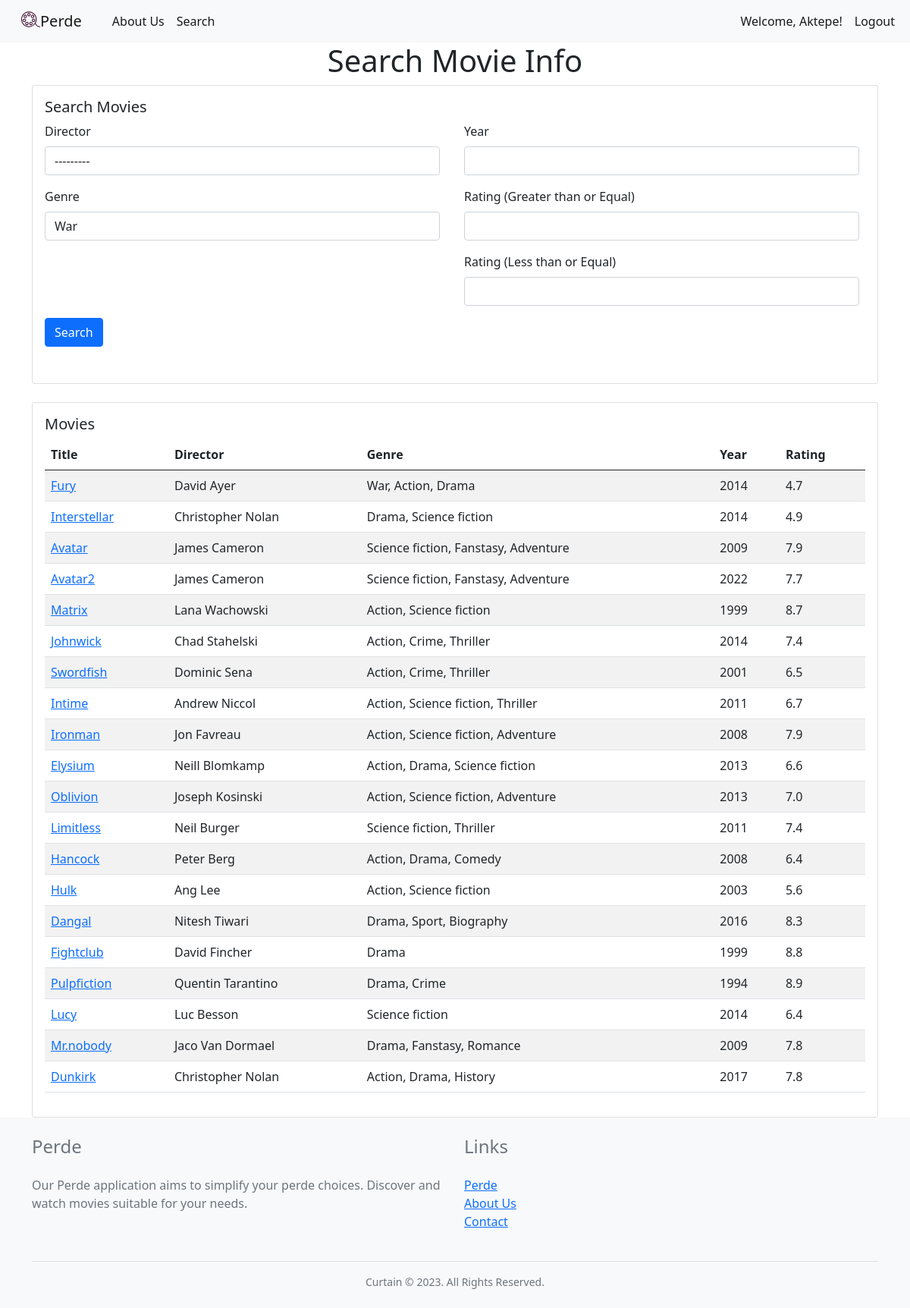
The page /searchMovie/ (signed in) on the database its author committed.
### HomeApp/models.py (models this page shows, shortened)
class Director(models.Model):
    name = models.CharField(max_length=100)
    birth_day = models.DateField(blank=True, null=True)
    country = models.CharField(max_length=100, blank=True, null=True)
    def __str__(self):
        return self.name

class Genre(models.Model):
    name = models.CharField(max_length=100)
    def __str__(self):
        return self.name

class Movie(models.Model):
    title = models.CharField(max_length=100)
    description = models.TextField()
    year = models.IntegerField()
    rating = models.FloatField()
    genre = models.ManyToManyField(Genre, related_name='movies')
    director = models.ForeignKey(Director, on_delete=models.CASCADE, related_name='movies')
    actors = models.ManyToManyField(Actor, related_name='movies')
    runtime = models.IntegerField()
    poster = models.CharField(max_length=200)
    trailer = models.CharField(max_length=200, null=True)
    link = models.CharField(max_length=200, null=True)

### HomeApp/views.py (the view)
# urls.py: path('searchMovie/',HomeApp.views.searchMovie, name= 'searchMovie'),
def searchMovie(request):
    movie = Movie.objects.all()
    filters = FilterMovie(request.GET, queryset= movie)
    context = {'filters': filters }
    return render(request,'searchMovie.html',context)

### HomeApp/templates/searchMovie.html (shortened to what this page needs)
<!DOCTYPE html>
<html>
<head>
</head>
{% extends 'base.html' %}
{% block content %}
<h1 align ="center ">Search Movie Info </h1>
<div class="container">
    <div class="card mb-4">
        <div class="card-body">
            <h5 class="card-title">Search Movies</h5>
            <form method="get" class="mb-3">
                <div class="row">
                    <div class="col-md-6">
                        <div class="mb-3 me-2">
                            <label for="id_director" class="form-label me-2">Director</label>
                            <select id="id_director" name="director" class="form-control">
                                {% for choice in filters.form.director.field.choices %}
                                    <option value="{{ choice.0 }}"{% if filters.form.director.value == choice.0 %} selected{% endif %}>{{ choice.1 }}</option>
                                {% endfor %}
                            </select>
                        </div>
                        <div class="mb-3 me-2">
                            <label for="id_genre" class="form-label me-2">Genre</label>
                            <select id="id_genre" name="genre" class="form-control">
                                {% for choice in filters.form.genre.field.choices %}
                                    <option value="{{ choice.0 }}"{% if filters.form.genre.value == choice.0 %} selected{% endif %}>{{ choice.1 }}</option>
                                {% endfor %}
                            </select>
                        </div>
                    </div>
                    <div class="col-md-6">
                        <div class="mb-3 me-2">
                            <label for="id_year" class="form-label me-2">Year</label>
                            <input type="number" id="id_year" name="year" value="{{ filters.form.year.value }}" class="form-control">
                        </div>
                        <div class="mb-3 me-2">
                            <label for="id_rating__gte" class="form-label me-2">Rating (Greater than or Equal)</label>
                            <input type="number" id="id_rating__gte" name="rating__gte" value="{{ filters.form.rating__gte.value }}" class="form-control">
                        </div>
                        <div class="mb-3 me-2">
                            <label for="id_rating__lte" class="form-label me-2">Rating (Less than or Equal)</label>
                            <input type="number" id="id_rating__lte" name="rating__lte" value="{{ filters.form.rating__lte.value }}" class="form-control">
                        </div>
                    </div>
                </div>
                <button type="submit" class="btn btn-primary mb-3">Search</button>
            </form>
        </div>
    </div>
    <div class="card">
        <div class="card-body">
            <h5 class="card-title">Movies</h5>
            <table class="table table-striped table-hover">
                <thead>
                    <tr>
                        <th scope="col">Title</th>
                        <th scope="col">Director</th>
                        <th scope="col">Genre</th>
                        <th scope="col">Year</th>
                        <th scope="col">Rating</th>
                    </tr>
                </thead>
                <tbody>
                    {% for item in filters.qs %}
                    <tr>
                        <td><a href="/movie/{{item.title}}">{{item.title}}</a></td>
                        <td>{{item.director}}</td>
                        <td>
                            {% for genre in item.genre.all %}
                            {{ genre.name }}{% if not forloop.last %}, {% endif %}
                            {% endfor %}
                        </td>
                        <td>{{item.year}}</td>
                        <td>{{item.rating}}</td>
                    </tr>
                    {% endfor %}
                </tbody>
            </table>
        </div>
    </div>
</div>
{% endblock %}

### HomeApp/templates/base.html (shortened to what this page needs)
{% load static %}
<!DOCTYPE html>
<html lang="en">
<head>
    <link rel="stylesheet" href="{% static 'base.css' %}">
    <link href="https://cdn.jsdelivr.net/npm/bootstrap@5.0.2/dist/css/bootstrap.min.css" rel="stylesheet"
>
</head>
<body>
    <nav class="navbar  navbar-expand-lg navbar-light bg-light">
        <div class="container-fluid">
            <a class="navbar-brand" href="{% url 'home' %}">
                <div class="d-flex justify-content-center text-center">
                    <img src="{% static 'movie-svgrepo-com.svg' %}" alt="" width="25" height="25">
                    <span>Perde</span>
                </div>
            </a>
            <div class="collapse navbar-collapse" id="navbarNav">
                <ul class="navbar-nav">
                    <li class="nav-item">
                        <a class="nav-link active" href="{% url 'aboutus' %}">About Us</a>
                    </li>
                    <li class="nav-item">
                        <a class="nav-link active" href="{% url 'searchMovie' %}">Search</a>
                    </li>
                </ul>
                <ul class="navbar-nav ms-auto">
                    {% if user.is_authenticated %}
                    <li class="nav-item">
                        <a class="nav-link active" href="{% url 'profile' %}">Welcome, {{ user.username }}!</a>
                    </li>
                    <li class="nav-item">
                        <a class="nav-link active" href="{% url 'logout' %}">Logout</a>
                    </li>
                    {% endif %}
                </ul>
            </div>
        </div>
    </nav>
    {% block content %}
    {% endblock %}
    <footer class="footer bg-light">
        <div class="container py-4">
          <div class="row">
            <div class="col-lg-6">
              <h4 class="text-muted mb-4">Perde</h4>
              <p class="text-muted">Our Perde application aims to simplify your perde choices. Discover and watch movies suitable for your needs.</p>
            </div>
            <div class="col-lg-6">
              <h4 class="text-muted mb-4">Links</h4>
              <ul class="list-unstyled text-muted">
                <li><a href="{% url 'home' %}">Perde</a></li>
                <li><a href="{% url 'aboutus' %}">About Us</a></li>
                <li><a href="{% url 'aboutus' %}">Contact</a></li>
              </ul>
            </div>
          </div>
          <div class="border-top pt-3 mt-4">
            <p class="text-muted text-center small m-0">Curtain © 2023. All Rights Reserved.</p>
          </div>
        </div>
      </footer>
</body>
</html>

### static/base.css (style rules this page uses)
nav { background-color: #333; overflow: hidden; }
nav a { float: left; color: #f2f2f2; text-align: center; padding: 14px 16px; text-decoration: none; }
.navbar { display: flex; justify-content: space-between; }

### HomeApp/templates/searchMovie.html (style rules this page uses)
table { width: 100%; }

### rows shown on the page
Director: director "---------"
Genre: genre "War", name "War"
Movie: title "Fury", director "David Ayer", year "2014", rating "4.7"
Genre: name "Action"
Genre: name "Drama"
Movie: title "Interstellar", director "Christopher Nolan", year "2014", rating "4.9"
Genre: name "Science fiction"
Movie: title "Avatar", director "James Cameron", year "2009", rating "7.9"
Genre: name "Fanstasy"
Genre: name "Adventure"
Movie: title "Avatar2", director "James Cameron", year "2022", rating "7.7"
Movie: title "Matrix", director "Lana Wachowski", year "1999", rating "8.7"
Movie: title "Johnwick", director "Chad Stahelski", year "2014", rating "7.4"
Genre: name "Crime"
Genre: name "Thriller"
Movie: title "Swordfish", director "Dominic Sena", year "2001", rating "6.5"
Movie: title "Intime", director "Andrew Niccol", year "2011", rating "6.7"
Movie: title "Ironman", director "Jon Favreau", year "2008", rating "7.9"
Movie: title "Elysium", director "Neill Blomkamp", year "2013", rating "6.6"
Movie: title "Oblivion", director "Joseph Kosinski", year "2013", rating "7.0"
Movie: title "Limitless", director "Neil Burger", year "2011", rating "7.4"
Movie: title "Hancock", director "Peter Berg", year "2008", rating "6.4"
Genre: name "Comedy"
Movie: title "Hulk", director "Ang Lee", year "2003", rating "5.6"
Movie: title "Dangal", director "Nitesh Tiwari", year "2016", rating "8.3"
Genre: name "Sport"
Genre: name "Biography"
Movie: title "Fightclub", director "David Fincher", year "1999", rating "8.8"
Movie: title "Pulpfiction", director "Quentin Tarantino", year "1994", rating "8.9"
Movie: title "Lucy", director "Luc Besson", year "2014", rating "6.4"
Movie: title "Mr.nobody", director "Jaco Van Dormael", year "2009", rating "7.8"
Genre: name "Romance"
Movie: title "Dunkirk", director "Christopher Nolan", year "2017", rating "7.8"
Genre: name "History"

### other values the page prints
{{ user.username }} "Aktepe"
